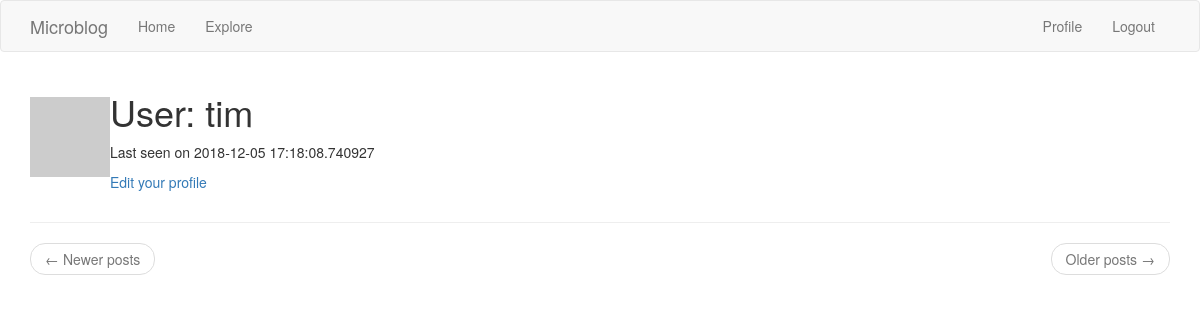
The page /user/tim (signed in) on the database as committed earlier.
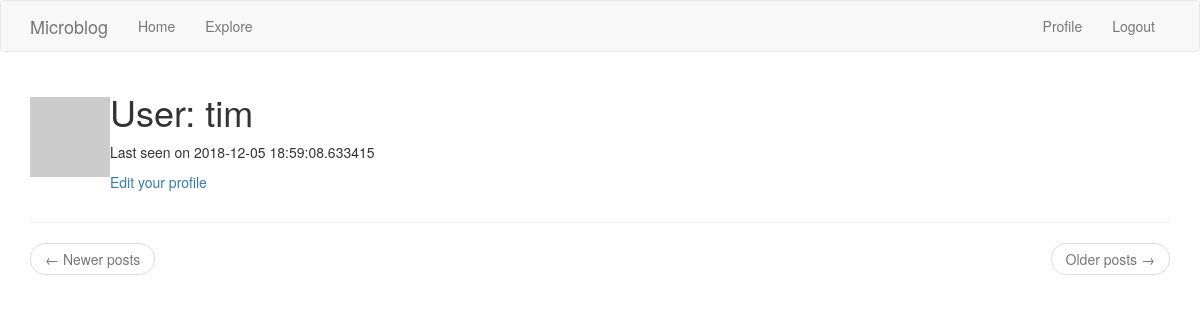
The same page on the database as committed later.
### app/models.py (models this page shows, shortened)
class User(UserMixin, db.Model):
    id = db.Column(db.Integer, primary_key=True)
    username = db.Column(db.String(64), unique=True, index=True)
    email = db.Column(db.String(128), unique=True, index=True)
    password_hash = db.Column(db.String(128))
    posts = db.relationship('Post', backref='author', lazy='dynamic')
    about_me = db.Column(db.String(140))
    last_seen = db.Column(db.DateTime, default=datetime.utcnow)
    followed = db.relationship(
        'User', secondary=followers,
        primaryjoin=(followers.c.follower_id == id),
        secondaryjoin=(followers.c.followed_id == id),
        backref=db.backref('followers', lazy='dynamic'), lazy='dynamic')
    def avatar(self, size):
        digest = md5(self.email.lower().encode('utf-8')).hexdigest()
        return 'https://www.gravatar.com/avatar/{}?d=identicon&s={}'.format(digest, size)

### app/routes.py (the view)
@app.route('/user/<username>')
@login_required
def user(username):
    user = User.query.filter_by(username=username).first_or_404()
    page = request.args.get('page', 1, type=int)
    posts = user.posts.order_by(Post.timestamp.desc()).paginate(
        page, app.config['POSTS_PER_PAGE'], False)
    next_url = url_for('user', username=user.username, page=posts.next_num) \
        if posts.has_next else None
    prev_url = url_for('user', username=user.username, page=posts.prev_num) \
        if posts.has_prev else None
    return render_template('user.html', user=user, posts=posts.items,
                           next_url=next_url, prev_url=prev_url)

### app/models.py (called while the page is built)
@login.user_loader
def load_user(id):
    return User.query.get(int(id))

### app/routes.py (called while the page is built)
@app.before_request
def before_request():
    if current_user.is_authenticated:
        current_user.last_seen = datetime.utcnow()
        db.session.commit()

### app/templates/user.html (shortened to what this page needs)
{% extends 'base.html' %}
{% block app_content %}
    <table>
        <tr align="top">
            <td><img src="{{ user.avatar(128) }}" alt=""></td>
            <td>
                <h1>User: {{ user.username }}</h1>
                {% if user.last_seen %}
                    <p>Last seen on {{ user.last_seen }}</p>
                {% endif %}
                {% if user == current_user %}
                    <p><a href="{{ url_for('edit_profile') }}">Edit your profile</a></p>
                {% elif not current_user.is_following(user) %}
                    <p><a href="{{ url_for('follow', username=user.username) }}">Follow</a></p>
                {% else %}
                    <p><a href="{{ url_for('unfollow', username=user.username) }}">Unfollow</a></p>
                {% endif %}
            </td>
        </tr>
    </table>
    <hr>
<nav aria-label="...">
        <ul class="pager">
            <li class="previous{% if not prev_url %} disabled{% endif %}">
                <a href="{{ prev_url or '#' }}">
                    <span aria-hidden="true">&larr;</span> Newer posts
                </a>
            </li>
            <li class="next{% if not next_url %} disabled{% endif %}">
                <a href="{{ next_url or '#' }}">
                    Older posts <span aria-hidden="true">&rarr;</span>
                </a>
            </li>
        </ul>
    </nav>
{% endblock %}

### app/templates/base.html (shortened to what this page needs)
{% extends 'bootstrap/base.html' %}
{% block navbar %}
    <nav class="navbar navbar-default">
        <div class="container">
            <div class="navbar-header">
                <a class="navbar-brand" href="{{ url_for('index') }}">Microblog</a>
            </div>
            <div class="collapse navbar-collapse" id="bs-example-navbar-collapse-1">
                <ul class="nav navbar-nav">
                    <li><a href="{{ url_for('index') }}">Home</a></li>
                    <li><a href="{{ url_for('explore') }}">Explore</a></li>
                </ul>
                <ul class="nav navbar-nav navbar-right">
                    {% if current_user.is_anonymous %}
                    <li><a href="{{ url_for('login') }}">Login</a></li>
                    {% else %}
                    <li><a href="{{ url_for('user', username=current_user.username) }}">Profile</a></li>
                    <li><a href="{{ url_for('logout') }}">Logout</a></li>
                    {% endif %}
                </ul>
            </div>
        </div>
    </nav>
{% endblock %}
{% block content %}
    <div class="container">
        {% block app_content %}{% endblock %}
    </div>
{% endblock %}

Rows that differ between the two databases and show on the page:
changed User "tim": last_seen "2018-12-05 17:18:08.740927" → "2018-12-05 18:59:08.633415"
